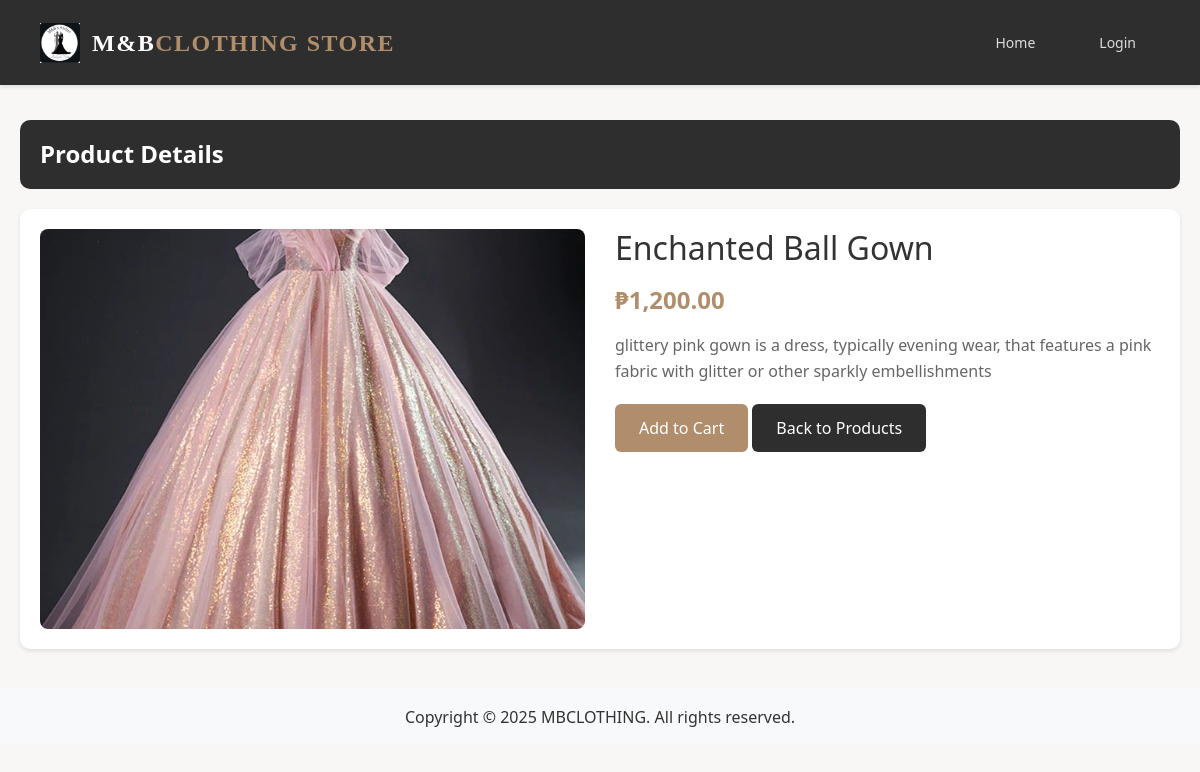
Screenshot of /product.php?id=1 with the database file from the repository.
### tables this page shows
CREATE TABLE `products` (
  `id` int(11) NOT NULL,
  `category_id` int(11) NOT NULL,
  `name` varchar(255) NOT NULL,
  `description` text DEFAULT NULL,
  `price` decimal(10,2) NOT NULL,
  `slug` varchar(255) NOT NULL,
  `image_path` varchar(255) DEFAULT NULL,
  `created_at` timestamp NOT NULL DEFAULT current_timestamp(),
  `updated_at` timestamp NOT NULL DEFAULT current_timestamp() ON UPDATE current_timestamp()
);

### app/models/Product.php (called while the page is built, shortened)
<?php
class Product
{
    private $db;
    public function __construct(PDO $db)
    {
        $this->db = $db;
    }
    public function getById($id)
    {
        $sql = "SELECT * FROM products WHERE id = :id";
        $stmt = $this->db->prepare($sql);
        $stmt->execute([':id' => $id]);
        return $stmt->fetch(PDO::FETCH_ASSOC);
    }
}

### product.php (the view, shortened to what this page needs)
<?php
$productId = $_GET['id'];
global $db;
$products = new Product($db);
$product = $products->getById($productId);
$amounLocale = 'en_PH';
$pesoFormatter = new NumberFormatter($amounLocale, NumberFormatter::CURRENCY);
?>
<div class="product-container">
    <div class="product-header">
        <h1>Product Details</h1>
    </div>
    <div class="product-content">
        <img src="<?php echo $product['image_path'] ?>" alt="<?php echo htmlspecialchars($product['name']) ?>" class="product-image">
        <div class="product-details">
            <h2><?php echo htmlspecialchars($product['name']) ?></h2>
            <div class="product-price"><?php echo $pesoFormatter->formatCurrency($product['price'], 'PHP') ?></div>
            <p class="product-description"><?php echo htmlspecialchars($product['description']) ?></p>
            <div class="product-actions">
                <a href="#" class="btn btn-success add-to-cart" data-productid="<?php echo $product['id'] ?>" data-quantity="1">Add to Cart</a>
                <a href="index.php" class="btn btn-primary">Back to Products</a>
            </div>
        </div>
    </div>
</div>

### templates/header.php (style rules this page uses)
body { font-family: 'Segoe UI', Tahoma, Geneva, Verdana, sans-serif; background: #f8f7f5; color: #333; margin: 0; padding: 0; padding-top: 80px; }

### product.php (style rules this page uses)
.product-container { max-width: 1200px; margin: 40px auto; padding: 0 20px; }
.product-header { background-color: #2e2e2e; color: #fff; padding: 20px; border-radius: 10px; margin-bottom: 20px; }
.product-header h1 { margin: 0; font-size: 24px; font-weight: 600; }
.product-content { background-color: #fff; border-radius: 10px; padding: 20px; box-shadow: 0 2px 4px rgba(0,0,0,0.1); }
.product-image { width: 100%; height: 400px; object-fit: cover; border-radius: 8px; margin-bottom: 20px; }
.product-details { padding: 0 20px; }
.product-price { font-size: 24px; color: #b08e6b; font-weight: 600; margin: 15px 0; }
.product-description { color: #666; line-height: 1.6; margin-bottom: 20px; }
.btn { border: none; padding: 12px 24px; border-radius: 6px; font-weight: 500; }
.btn-success { background-color: #b08e6b; }
.btn-primary { background-color: #2e2e2e; }
@media (min-width: 768px) { .product-content { display: flex; gap: 30px; } }
@media (min-width: 768px) { .product-image { width: 50%; margin-bottom: 0; } }
@media (min-width: 768px) { .product-details { width: 50%; padding: 0; } }

### rows the page displays
products: image_path (picture), name "Enchanted Ball Gown", price "₱1,200.00", description "glittery pink gown is a dress, typically evening wear, that features a pink fabric with glitter or other sparkly embellishments"
